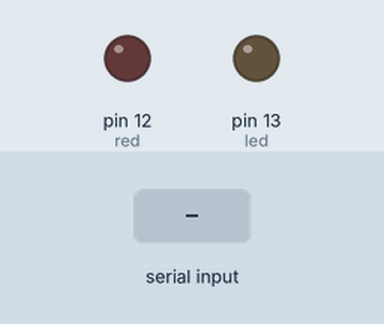
Bench run of a sketch on a simulated Arduino Uno, built with avr-gcc and run on an emulated ATmega328P. Parts: output pins drawn as LEDs (lit = HIGH). Inputs (shaded band) come from the test bench.

Above: at 1.2 s.
1.3 s: byte 2 (2) received over Serial
At 2.5 s:
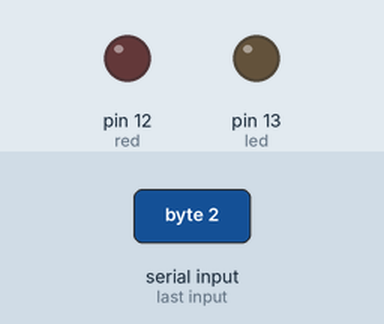
2.8 s: byte 3 (3) received over Serial
At 3.7 s:
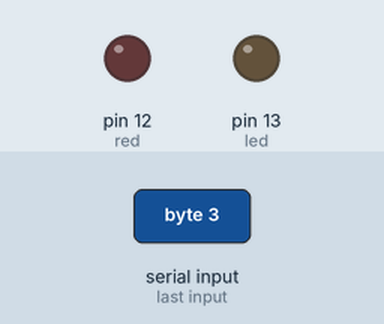
Timing chart, 0 to 5.8 s (numbered marks = the images above; inputs shaded):
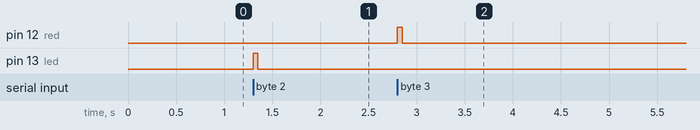

The sketch:

serial_2_comm_rx_2_led.ino
```cpp
/*
  Serial comm: RX due output

 Comunicazione seriale tra due schede arduino.
 La prima scheda ha due botton1 come input e
 comunica con un altra scheda che monta due LED come output.
 Il led della seconda si accende quando rileva
 la pressione del bottone della prima.

 La RX deve distinguere l'input ricevuto.
 */

// Seconda scheda: output
// PIN 0 = RX
int led = 13; // Questa scheda ha spolo l'output
int red = 12; // Questa scheda ha spolo l'output
int incomingByte ;
// the setup routine runs once when you press reset:
void setup() {
  // initialize the digital pin as an output.
  pinMode(led, OUTPUT);       // Il PIN e' attivato come output
  pinMode(red, OUTPUT);       // Il PIN e' attivato come output
  Serial.begin(9600); // Attiviamo la seriale
}

// the loop routine runs over and over again forever:
void loop() {
  if (Serial.available() > 0) {
    // read the incoming byte:
    incomingByte = Serial.read();

    if (incomingByte == 2) { // Verifica se il PIN input e' +5v
      digitalWrite(led, HIGH);
      delay(50);
      digitalWrite(led, LOW);
    }
    else if (incomingByte == 3) { // Alterativa: se non e' +5v
      digitalWrite(red, HIGH);
      delay(50);
      digitalWrite(red, LOW);
    }
  }
}
```

Measured:
- after the input at 1.3 s, pin 13 (led): LOW → HIGH at once, → LOW 0.05 s later
- after the input at 2.8 s, pin 12 (red): LOW → HIGH at once, → LOW 0.05 s later
